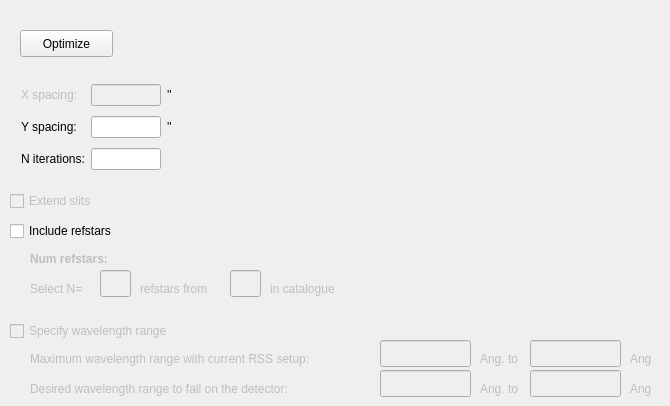
    <widget class="QWidget" name="OptimizeTab">
     <attribute name="title">
      <string>    &amp;Optimize     </string>
     </attribute>
     <widget class="QCheckBox" name="checkBoxOpt_Extendslits">
      <property name="enabled">
       <bool>false</bool>
      </property>
      <property name="geometry">
       <rect>
        <x>10</x>
        <y>190</y>
        <width>111</width>
        <height>22</height>
       </rect>
      </property>
      <property name="text">
       <string>Extend slits</string>
      </property>
     </widget>
     <widget class="QCheckBox" name="checkBoxOpt_IncRefstars">
      <property name="geometry">
       <rect>
        <x>10</x>
        <y>220</y>
        <width>131</width>
        <height>22</height>
       </rect>
      </property>
      <property name="text">
       <string>Include refstars</string>
      </property>
     </widget>
     <widget class="QLabel" name="labelOpt_Refstarstext_2">
      <property name="enabled">
       <bool>false</bool>
      </property>
      <property name="geometry">
       <rect>
        <x>140</x>
        <y>280</y>
        <width>101</width>
        <height>17</height>
       </rect>
      </property>
      <property name="text">
       <string>refstars from </string>
      </property>
     </widget>
     <widget class="QLineEdit" name="lineEditOpt_NumRefstars">
      <property name="enabled">
       <bool>false</bool>
      </property>
      <property name="geometry">
       <rect>
        <x>100</x>
        <y>270</y>
        <width>31</width>
        <height>27</height>
       </rect>
      </property>
     </widget>
     <widget class="QLabel" name="labelOpt_Refstarstext_1">
      <property name="enabled">
       <bool>false</bool>
      </property>
      <property name="geometry">
       <rect>
        <x>30</x>
        <y>280</y>
        <width>71</width>
        <height>17</height>
       </rect>
      </property>
      <property name="text">
       <string>Select N=</string>
      </property>
     </widget>
     <widget class="QLineEdit" name="lineEditOpt_AllRefstars">
      <property name="enabled">
       <bool>false</bool>
      </property>
      <property name="geometry">
       <rect>
        <x>230</x>
        <y>270</y>
        <width>31</width>
        <height>27</height>
       </rect>
      </property>
      <property name="readOnly">
       <bool>true</bool>
      </property>
     </widget>
     <widget class="QLabel" name="labelOpt_Refstarstest_3">
      <property name="enabled">
       <bool>false</bool>
      </property>
      <property name="geometry">
       <rect>
        <x>270</x>
        <y>280</y>
        <width>91</width>
        <height>17</height>
       </rect>
      </property>
      <property name="text">
       <string>in catalogue</string>
      </property>
     </widget>
     <widget class="QLabel" name="labelOpt_Refstarstext">
      <property name="enabled">
       <bool>false</bool>
      </property>
      <property name="geometry">
       <rect>
        <x>30</x>
        <y>250</y>
        <width>91</width>
        <height>17</height>
       </rect>
      </property>
      <property name="font">
       <font>
        <family>Arial</family>
        <weight>75</weight>
        <bold>true</bold>
       </font>
      </property>
      <property name="text">
       <string>Num refstars:</string>
      </property>
     </widget>
     <widget class="QCheckBox" name="checkBoxOpt_SpecifyWavRange">
      <property name="enabled">
       <bool>false</bool>
      </property>
      <property name="geometry">
       <rect>
        <x>10</x>
        <y>320</y>
        <width>201</width>
        <height>22</height>
       </rect>
      </property>
      <property name="text">
       <string>Specify wavelength range</string>
      </property>
     </widget>
     <widget class="QLabel" name="labelOpt_RSSSetuptext_1">
      <property name="enabled">
       <bool>false</bool>
      </property>
      <property name="geometry">
       <rect>
        <x>30</x>
        <y>350</y>
        <width>351</width>
        <height>17</height>
       </rect>
      </property>
      <property name="text">
       <string>Maximum wavelength range with current RSS setup:</string>
      </property>
     </widget>
     <widget class="QLineEdit" name="lineEditOpt_RSSStartWav">
      <property name="enabled">
       <bool>false</bool>
      </property>
      <property name="geometry">
       <rect>
        <x>380</x>
        <y>340</y>
        <width>91</width>
        <height>27</height>
       </rect>
      </property>
     </widget>
     <widget class="QLabel" name="labelOpt_RSSSetuptext_2">
      <property name="enabled">
       <bool>false</bool>
      </property>
      <property name="geometry">
       <rect>
        <x>480</x>
        <y>350</y>
        <width>51</width>
        <height>17</height>
       </rect>
      </property>
      <property name="text">
       <string>Ang. to </string>
      </property>
     </widget>
     <widget class="QLineEdit" name="lineEditOpt_RSSEndWav">
      <property name="enabled">
       <bool>false</bool>
      </property>
      <property name="geometry">
       <rect>
        <x>530</x>
        <y>340</y>
        <width>91</width>
        <height>27</height>
       </rect>
      </property>
     </widget>
     <widget class="QLabel" name="labelOpt_RSSSetuptext_3">
      <property name="enabled">
       <bool>false</bool>
      </property>
      <property name="geometry">
       <rect>
        <x>630</x>
        <y>350</y>
        <width>31</width>
        <height>17</height>
       </rect>
      </property>
      <property name="text">
       <string>Ang</string>
      </property>
     </widget>
     <widget class="QLabel" name="labelOpt_Desiredtext">
      <property name="enabled">
       <bool>false</bool>
      </property>
      <property name="geometry">
       <rect>
        <x>30</x>
        <y>380</y>
        <width>351</width>
        <height>17</height>
       </rect>
      </property>
      <property name="text">
       <string>Desired wavelength range to fall on the detector: </string>
      </property>
     </widget>
     <widget class="QLineEdit" name="lineEditOpt_DesiredStartWav">
      <property name="enabled">
       <bool>false</bool>
      </property>
      <property name="geometry">
       <rect>
        <x>380</x>
        <y>370</y>
        <width>91</width>
        <height>27</height>
       </rect>
      </property>
     </widget>
     <widget class="QLineEdit" name="lineEditOpt_DesiredEndWav">
      <property name="enabled">
       <bool>false</bool>
      </property>
      <property name="geometry">
       <rect>
        <x>530</x>
        <y>370</y>
        <width>91</width>
        <height>27</height>
       </rect>
      </property>
     </widget>
     <widget class="QLabel" name="labelOpt_Desiredtext_1">
      <property name="enabled">
       <bool>false</bool>
      </property>
      <property name="geometry">
       <rect>
        <x>480</x>
        <y>380</y>
        <width>51</width>
        <height>17</height>
       </rect>
      </property>
      <property name="text">
       <string>Ang. to</string>
      </property>
     </widget>
     <widget class="QLabel" name="labelOpt_Desiredtext_2">
      <property name="enabled">
       <bool>false</bool>
      </property>
      <property name="geometry">
       <rect>
        <x>630</x>
        <y>380</y>
        <width>31</width>
        <height>17</height>
       </rect>
      </property>
      <property name="text">
       <string>Ang</string>
      </property>
     </widget>
     <widget class="QWidget" name="layoutWidget">
      <property name="geometry">
       <rect>
        <x>21</x>
        <y>80</y>
        <width>151</width>
        <height>95</height>
       </rect>
      </property>
      <layout class="QGridLayout" name="gridLayoutOpt">
       <item row="0" column="0">
        <widget class="QLabel" name="labelOpt_Xspacing">
         <property name="enabled">
          <bool>false</bool>
         </property>
         <property name="text">
          <string>X spacing:</string>
         </property>
        </widget>
       </item>
       <item row="0" column="1">
        <widget class="QLineEdit" name="lineEditOpt_Xspacing">
         <property name="enabled">
          <bool>false</bool>
         </property>
        </widget>
       </item>
       <item row="0" column="2">
        <widget class="QLabel" name="labelOpt_Xarcsec">
         <property name="text">
          <string>''</string>
         </property>
        </widget>
       </item>
       <item row="1" column="0">
        <widget class="QLabel" name="labelOpt_Yspacing">
         <property name="text">
          <string>Y spacing:</string>
         </property>
        </widget>
       </item>
       <item row="1" column="1">
        <widget class="QLineEdit" name="lineEditOpt_Yspacing"/>
       </item>
       <item row="1" column="2">
        <widget class="QLabel" name="labelOpt_Yarcsec">
         <property name="text">
          <string>''</string>
         </property>
        </widget>
       </item>
       <item row="2" column="0">
        <widget class="QLabel" name="labelOpt_Niter">
         <property name="text">
          <string>N iterations:</string>
         </property>
        </widget>
       </item>
       <item row="2" column="1">
        <widget class="QLineEdit" name="lineEditOpt_Niter"/>
       </item>
      </layout>
     </widget>
     <widget class="QPushButton" name="pushButtonOpt_Optimize">
      <property name="geometry">
       <rect>
        <x>20</x>
        <y>30</y>
        <width>93</width>
        <height>27</height>
       </rect>
      </property>
      <property name="text">
       <string>Optimize</string>
      </property>
     </widget>
    </widget>
